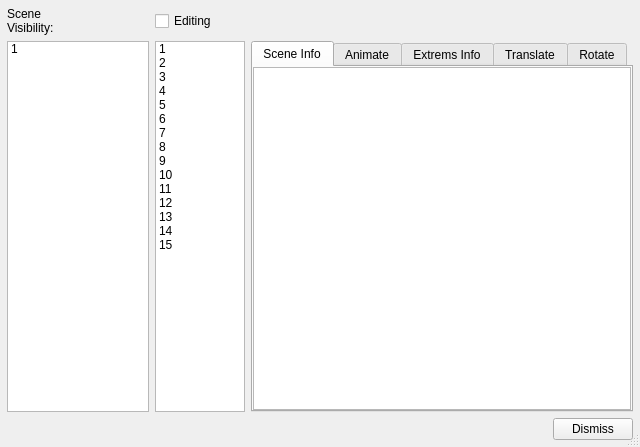
<?xml version="1.0" encoding="UTF-8"?>
<ui version="4.0">
 <class>ShowScene</class>
 <widget class="QDialog" name="ShowScene">
  <property name="geometry">
   <rect>
    <x>0</x>
    <y>0</y>
    <width>640</width>
    <height>447</height>
   </rect>
  </property>
  <property name="windowTitle">
   <string>Show and Edit Scenes</string>
  </property>
  <property name="sizeGripEnabled">
   <bool>true</bool>
  </property>
  <layout class="QGridLayout">
   <property name="leftMargin">
    <number>7</number>
   </property>
   <property name="topMargin">
    <number>7</number>
   </property>
   <property name="rightMargin">
    <number>7</number>
   </property>
   <property name="bottomMargin">
    <number>7</number>
   </property>
   <item row="0" column="0">
    <widget class="QLabel" name="TextLabel1">
     <property name="text">
      <string>Scene
Visibility:</string>
     </property>
     <property name="wordWrap">
      <bool>false</bool>
     </property>
    </widget>
   </item>
   <item row="0" column="1">
    <widget class="QCheckBox" name="editingCheckBox">
     <property name="text">
      <string>Editing</string>
     </property>
     <property name="shortcut">
      <string>Ctrl+E</string>
     </property>
    </widget>
   </item>
   <item row="2" column="0">
    <widget class="QListWidget" name="visibleList">
     <property name="sizePolicy">
      <sizepolicy hsizetype="Minimum" vsizetype="Expanding">
       <horstretch>0</horstretch>
       <verstretch>0</verstretch>
      </sizepolicy>
     </property>
     <property name="minimumSize">
      <size>
       <width>90</width>
       <height>0</height>
      </size>
     </property>
     <property name="selectionMode">
      <enum>QAbstractItemView::MultiSelection</enum>
     </property>
     <item>
      <property name="text">
       <string>1</string>
      </property>
     </item>
    </widget>
   </item>
   <item row="2" column="1">
    <widget class="QListWidget" name="editingList">
     <property name="sizePolicy">
      <sizepolicy hsizetype="Fixed" vsizetype="Expanding">
       <horstretch>0</horstretch>
       <verstretch>0</verstretch>
      </sizepolicy>
     </property>
     <property name="minimumSize">
      <size>
       <width>90</width>
       <height>0</height>
      </size>
     </property>
     <property name="maximumSize">
      <size>
       <width>109</width>
       <height>32767</height>
      </size>
     </property>
     <property name="mouseTracking">
      <bool>true</bool>
     </property>
     <property name="selectionMode">
      <enum>QAbstractItemView::MultiSelection</enum>
     </property>
     <item>
      <property name="text">
       <string>1</string>
      </property>
     </item>
     <item>
      <property name="text">
       <string>2</string>
      </property>
     </item>
     <item>
      <property name="text">
       <string>3</string>
      </property>
     </item>
     <item>
      <property name="text">
       <string>4</string>
      </property>
     </item>
     <item>
      <property name="text">
       <string>5</string>
      </property>
     </item>
     <item>
      <property name="text">
       <string>6</string>
      </property>
     </item>
     <item>
      <property name="text">
       <string>7</string>
      </property>
     </item>
     <item>
      <property name="text">
       <string>8</string>
      </property>
     </item>
     <item>
      <property name="text">
       <string>9</string>
      </property>
     </item>
     <item>
      <property name="text">
       <string>10</string>
      </property>
     </item>
     <item>
      <property name="text">
       <string>11</string>
      </property>
     </item>
     <item>
      <property name="text">
       <string>12</string>
      </property>
     </item>
     <item>
      <property name="text">
       <string>13</string>
      </property>
     </item>
     <item>
      <property name="text">
       <string>14</string>
      </property>
     </item>
     <item>
      <property name="text">
       <string>15</string>
      </property>
     </item>
    </widget>
   </item>
   <item row="2" column="2" colspan="2">
    <widget class="QTabWidget" name="sceneTabWidget">
     <property name="currentIndex">
      <number>0</number>
     </property>
     <widget class="QWidget" name="sceneInfoTab">
      <attribute name="title">
       <string>Scene Info</string>
      </attribute>
      <layout class="QGridLayout">
       <property name="leftMargin">
        <number>0</number>
       </property>
       <property name="topMargin">
        <number>0</number>
       </property>
       <property name="rightMargin">
        <number>0</number>
       </property>
       <property name="bottomMargin">
        <number>0</number>
       </property>
       <item row="0" column="0">
        <widget class="QListWidget" name="sceneInfoText">
         <property name="mouseTracking">
          <bool>true</bool>
         </property>
        </widget>
       </item>
      </layout>
     </widget>
     <widget class="QWidget" name="animateTab">
      <attribute name="title">
       <string>Animate</string>
      </attribute>
      <widget class="QLabel" name="sclabelend">
       <property name="geometry">
        <rect>
         <x>180</x>
         <y>34</y>
         <width>85</width>
         <height>20</height>
        </rect>
       </property>
       <property name="text">
        <string>Ending scene #:</string>
       </property>
       <property name="wordWrap">
        <bool>false</bool>
       </property>
      </widget>
      <widget class="QLabel" name="scstartlabel">
       <property name="geometry">
        <rect>
         <x>11</x>
         <y>34</y>
         <width>90</width>
         <height>20</height>
        </rect>
       </property>
       <property name="text">
        <string>Starting scene #:</string>
       </property>
       <property name="wordWrap">
        <bool>false</bool>
       </property>
      </widget>
      <widget class="QToolButton" name="forwardPlay">
       <property name="geometry">
        <rect>
         <x>130</x>
         <y>10</y>
         <width>23</width>
         <height>17</height>
        </rect>
       </property>
       <property name="text">
        <string>-&gt;</string>
       </property>
       <property name="checkable">
        <bool>true</bool>
       </property>
      </widget>
      <widget class="QToolButton" name="reversePlay">
       <property name="geometry">
        <rect>
         <x>11</x>
         <y>10</y>
         <width>23</width>
         <height>17</height>
        </rect>
       </property>
       <property name="text">
        <string>&lt;-</string>
       </property>
       <property name="checkable">
        <bool>true</bool>
       </property>
      </widget>
      <widget class="QCheckBox" name="scloopCheckBox">
       <property name="geometry">
        <rect>
         <x>160</x>
         <y>10</y>
         <width>60</width>
         <height>17</height>
        </rect>
       </property>
       <property name="text">
        <string>Loop</string>
       </property>
      </widget>
      <widget class="QToolButton" name="stopPlay">
       <property name="geometry">
        <rect>
         <x>70</x>
         <y>10</y>
         <width>23</width>
         <height>17</height>
        </rect>
       </property>
       <property name="text">
        <string>◻</string>
       </property>
      </widget>
      <widget class="QLineEdit" name="scendLineEdit">
       <property name="enabled">
        <bool>false</bool>
       </property>
       <property name="geometry">
        <rect>
         <x>265</x>
         <y>34</y>
         <width>70</width>
         <height>20</height>
        </rect>
       </property>
      </widget>
      <widget class="QLineEdit" name="scstartLineEdit">
       <property name="enabled">
        <bool>false</bool>
       </property>
       <property name="geometry">
        <rect>
         <x>105</x>
         <y>34</y>
         <width>70</width>
         <height>20</height>
        </rect>
       </property>
      </widget>
      <widget class="QLabel" name="textLabel1">
       <property name="geometry">
        <rect>
         <x>11</x>
         <y>60</y>
         <width>82</width>
         <height>20</height>
        </rect>
       </property>
       <property name="text">
        <string>Delay (ms)</string>
       </property>
       <property name="wordWrap">
        <bool>false</bool>
       </property>
      </widget>
      <widget class="QSpinBox" name="delaySpinBox">
       <property name="geometry">
        <rect>
         <x>99</x>
         <y>60</y>
         <width>53</width>
         <height>20</height>
        </rect>
       </property>
       <property name="minimum">
        <number>30</number>
       </property>
       <property name="maximum">
        <number>1000</number>
       </property>
       <property name="value">
        <number>100</number>
       </property>
      </widget>
      <widget class="QToolButton" name="reverseStep">
       <property name="geometry">
        <rect>
         <x>40</x>
         <y>10</y>
         <width>23</width>
         <height>17</height>
        </rect>
       </property>
       <property name="text">
        <string>|&lt;</string>
       </property>
      </widget>
      <widget class="QToolButton" name="forwardStep">
       <property name="geometry">
        <rect>
         <x>100</x>
         <y>10</y>
         <width>23</width>
         <height>17</height>
        </rect>
       </property>
       <property name="text">
        <string>&gt;|</string>
       </property>
      </widget>
      <widget class="QCheckBox" name="scexportCheck">
       <property name="geometry">
        <rect>
         <x>10</x>
         <y>90</y>
         <width>111</width>
         <height>20</height>
        </rect>
       </property>
       <property name="text">
        <string>Export Image</string>
       </property>
      </widget>
      <widget class="QGroupBox" name="exportImageSettingsGroupBox">
       <property name="enabled">
        <bool>true</bool>
       </property>
       <property name="geometry">
        <rect>
         <x>10</x>
         <y>120</y>
         <width>391</width>
         <height>98</height>
        </rect>
       </property>
       <property name="title">
        <string>Export Image Settings</string>
       </property>
       <layout class="QGridLayout" name="gridLayoutDirPath">
        <item row="0" column="0">
         <widget class="QLabel" name="label">
          <property name="text">
           <string>Directory Path:</string>
          </property>
         </widget>
        </item>
        <item row="1" column="0">
         <widget class="QLineEdit" name="imgDirectoryLineEdit"/>
        </item>
        <item row="1" column="1">
         <widget class="QToolButton" name="selectDirPathLineEdit">
          <property name="toolTip">
           <string>Select the directory where the image will be stored</string>
          </property>
          <property name="text">
           <string>Browse</string>
          </property>
         </widget>
        </item>
       </layout>
      </widget>
     </widget>
     <widget class="QWidget" name="extremsInfoTab">
      <attribute name="title">
       <string>Extrems Info</string>
      </attribute>
      <layout class="QGridLayout">
       <property name="leftMargin">
        <number>0</number>
       </property>
       <property name="topMargin">
        <number>0</number>
       </property>
       <property name="rightMargin">
        <number>0</number>
       </property>
       <property name="bottomMargin">
        <number>0</number>
       </property>
       <item row="0" column="0">
        <widget class="QListWidget" name="extremInfoText">
         <property name="mouseTracking">
          <bool>true</bool>
         </property>
         <item>
          <property name="text">
           <string>New Item</string>
          </property>
         </item>
        </widget>
       </item>
      </layout>
     </widget>
     <widget class="QWidget" name="translateTab">
      <attribute name="title">
       <string>Translate</string>
      </attribute>
      <layout class="QGridLayout">
       <property name="leftMargin">
        <number>11</number>
       </property>
       <property name="topMargin">
        <number>11</number>
       </property>
       <property name="rightMargin">
        <number>11</number>
       </property>
       <property name="bottomMargin">
        <number>11</number>
       </property>
       <item row="0" column="2" rowspan="6">
        <widget class="QGroupBox" name="ExtremsGroupBox">
         <property name="title">
          <string>Extremeties</string>
         </property>
         <layout class="QGridLayout">
          <property name="leftMargin">
           <number>11</number>
          </property>
          <property name="topMargin">
           <number>11</number>
          </property>
          <property name="rightMargin">
           <number>11</number>
          </property>
          <property name="bottomMargin">
           <number>11</number>
          </property>
          <item row="0" column="0">
           <widget class="QLabel" name="TextLabel1_2_2">
            <property name="text">
             <string>Xmin</string>
            </property>
            <property name="wordWrap">
             <bool>false</bool>
            </property>
           </widget>
          </item>
          <item row="2" column="0">
           <widget class="QLabel" name="TextLabel3_2">
            <property name="text">
             <string>Zmin</string>
            </property>
            <property name="wordWrap">
             <bool>false</bool>
            </property>
           </widget>
          </item>
          <item row="1" column="0">
           <widget class="QLabel" name="TextLabel2_2">
            <property name="text">
             <string>Ymin</string>
            </property>
            <property name="wordWrap">
             <bool>false</bool>
            </property>
           </widget>
          </item>
          <item row="0" column="1">
           <widget class="QLineEdit" name="extremXminLineEdit"/>
          </item>
          <item row="1" column="1">
           <widget class="QLineEdit" name="extremYminLineEdit"/>
          </item>
          <item row="0" column="3">
           <widget class="QLineEdit" name="extremXmaxLineEdit"/>
          </item>
          <item row="2" column="3">
           <widget class="QLineEdit" name="extremZmaxLineEdit"/>
          </item>
          <item row="0" column="2">
           <widget class="QLabel" name="TextLabel1_2_2_2">
            <property name="text">
             <string>Xmax</string>
            </property>
            <property name="wordWrap">
             <bool>false</bool>
            </property>
           </widget>
          </item>
          <item row="1" column="3">
           <widget class="QLineEdit" name="extremYmaxLineEdit"/>
          </item>
          <item row="1" column="2">
           <widget class="QLabel" name="TextLabel2_2_2">
            <property name="text">
             <string>Ymax</string>
            </property>
            <property name="wordWrap">
             <bool>false</bool>
            </property>
           </widget>
          </item>
          <item row="2" column="2">
           <widget class="QLabel" name="TextLabel3_2_2">
            <property name="text">
             <string>Zmax</string>
            </property>
            <property name="wordWrap">
             <bool>false</bool>
            </property>
           </widget>
          </item>
          <item row="2" column="1">
           <widget class="QLineEdit" name="extremZminLineEdit"/>
          </item>
         </layout>
        </widget>
       </item>
       <item row="6" column="2" rowspan="4">
        <widget class="QGroupBox" name="tileGroupBox">
         <property name="title">
          <string>Tile</string>
         </property>
         <layout class="QGridLayout">
          <property name="leftMargin">
           <number>11</number>
          </property>
          <property name="topMargin">
           <number>11</number>
          </property>
          <property name="rightMargin">
           <number>11</number>
          </property>
          <property name="bottomMargin">
           <number>11</number>
          </property>
          <item row="1" column="1">
           <widget class="QSpinBox" name="tileYCountSpinBox">
            <property name="minimum">
             <number>1</number>
            </property>
            <property name="value">
             <number>1</number>
            </property>
           </widget>
          </item>
          <item row="0" column="0">
           <widget class="QLabel" name="TextLabel1_3">
            <property name="text">
             <string>X</string>
            </property>
            <property name="wordWrap">
             <bool>false</bool>
            </property>
           </widget>
          </item>
          <item row="1" column="0">
           <widget class="QLabel" name="TextLabel2_3">
            <property name="text">
             <string>Y</string>
            </property>
            <property name="wordWrap">
             <bool>false</bool>
            </property>
           </widget>
          </item>
          <item row="2" column="0">
           <widget class="QLabel" name="TextLabel3_3">
            <property name="text">
             <string>Z</string>
            </property>
            <property name="wordWrap">
             <bool>false</bool>
            </property>
           </widget>
          </item>
          <item row="2" column="1">
           <widget class="QSpinBox" name="tileZCountSpinBox">
            <property name="minimum">
             <number>1</number>
            </property>
            <property name="value">
             <number>1</number>
            </property>
           </widget>
          </item>
          <item row="0" column="1">
           <widget class="QSpinBox" name="tileXCountSpinBox">
            <property name="minimum">
             <number>1</number>
            </property>
            <property name="value">
             <number>1</number>
            </property>
           </widget>
          </item>
          <item row="0" column="2">
           <widget class="QLineEdit" name="tileXoffsetLineEdit">
            <property name="toolTip">
             <string>enter tile offset here</string>
            </property>
            <property name="text">
             <string>default_offset</string>
            </property>
           </widget>
          </item>
          <item row="1" column="2">
           <widget class="QLineEdit" name="tileYoffsetLineEdit">
            <property name="toolTip">
             <string>enter tile offset here</string>
            </property>
            <property name="text">
             <string>default_offset</string>
            </property>
           </widget>
          </item>
          <item row="2" column="2">
           <widget class="QLineEdit" name="tileZoffsetLineEdit">
            <property name="toolTip">
             <string>enter tile offset here</string>
            </property>
            <property name="text">
             <string>default_offset</string>
            </property>
           </widget>
          </item>
         </layout>
        </widget>
       </item>
       <item row="10" column="2">
        <spacer name="Spacer5_2_2">
         <property name="orientation">
          <enum>Qt::Vertical</enum>
         </property>
         <property name="sizeType">
          <enum>QSizePolicy::Expanding</enum>
         </property>
         <property name="sizeHint" stdset="0">
          <size>
           <width>0</width>
           <height>20</height>
          </size>
         </property>
        </spacer>
       </item>
       <item row="8" column="3">
        <spacer name="Spacer8">
         <property name="orientation">
          <enum>Qt::Horizontal</enum>
         </property>
         <property name="sizeType">
          <enum>QSizePolicy::Expanding</enum>
         </property>
         <property name="sizeHint" stdset="0">
          <size>
           <width>20</width>
           <height>0</height>
          </size>
         </property>
        </spacer>
       </item>
       <item row="2" column="3">
        <spacer name="Spacer8_2">
         <property name="orientation">
          <enum>Qt::Horizontal</enum>
         </property>
         <property name="sizeType">
          <enum>QSizePolicy::Expanding</enum>
         </property>
         <property name="sizeHint" stdset="0">
          <size>
           <width>20</width>
           <height>0</height>
          </size>
         </property>
        </spacer>
       </item>
       <item row="0" column="0" colspan="2">
        <widget class="QLabel" name="sceneLabel">
         <property name="text">
          <string>Translate</string>
         </property>
         <property name="wordWrap">
          <bool>false</bool>
         </property>
        </widget>
       </item>
       <item row="3" column="0">
        <widget class="QLabel" name="TextLabel3">
         <property name="text">
          <string>Z</string>
         </property>
         <property name="wordWrap">
          <bool>false</bool>
         </property>
        </widget>
       </item>
       <item row="1" column="1">
        <widget class="QLineEdit" name="translateXLineEdit"/>
       </item>
       <item row="2" column="1">
        <widget class="QLineEdit" name="translateYLineEdit"/>
       </item>
       <item row="1" column="0">
        <widget class="QLabel" name="TextLabel1_2">
         <property name="text">
          <string>X</string>
         </property>
         <property name="wordWrap">
          <bool>false</bool>
         </property>
        </widget>
       </item>
       <item row="8" column="0" colspan="2">
        <widget class="QPushButton" name="applyTranslateButton">
         <property name="text">
          <string>Apply</string>
         </property>
        </widget>
       </item>
       <item row="4" column="0" colspan="2">
        <widget class="QCheckBox" name="xMirrorCheck">
         <property name="toolTip">
          <string>Click to mirror selected scenes on X axis</string>
         </property>
         <property name="text">
          <string>Mirror X</string>
         </property>
        </widget>
       </item>
       <item row="3" column="1">
        <widget class="QLineEdit" name="translateZLineEdit"/>
       </item>
       <item row="7" column="0" colspan="2">
        <widget class="QCheckBox" name="zMirrorCheck">
         <property name="toolTip">
          <string>Click to mirror selected scenes on Z axis</string>
         </property>
         <property name="text">
          <string>Mirror Z</string>
         </property>
        </widget>
       </item>
       <item row="2" column="0">
        <widget class="QLabel" name="TextLabel2">
         <property name="text">
          <string>Y</string>
         </property>
         <property name="wordWrap">
          <bool>false</bool>
         </property>
        </widget>
       </item>
       <item row="5" column="0" rowspan="2" colspan="2">
        <widget class="QCheckBox" name="yMirrorCheck">
         <property name="toolTip">
          <string>Click to mirror selected scenes on Y axis</string>
         </property>
         <property name="text">
          <string>Mirror Y</string>
         </property>
        </widget>
       </item>
       <item row="9" column="1" rowspan="2">
        <spacer name="Spacer5_2">
         <property name="orientation">
          <enum>Qt::Vertical</enum>
         </property>
         <property name="sizeType">
          <enum>QSizePolicy::Expanding</enum>
         </property>
         <property name="sizeHint" stdset="0">
          <size>
           <width>0</width>
           <height>20</height>
          </size>
         </property>
        </spacer>
       </item>
      </layout>
     </widget>
     <widget class="QWidget" name="rotateTab">
      <attribute name="title">
       <string>Rotate</string>
      </attribute>
      <widget class="QLabel" name="TextLabel3_4">
       <property name="geometry">
        <rect>
         <x>10</x>
         <y>40</y>
         <width>11</width>
         <height>14</height>
        </rect>
       </property>
       <property name="text">
        <string>y</string>
       </property>
       <property name="wordWrap">
        <bool>false</bool>
       </property>
      </widget>
      <widget class="QLabel" name="TextLabel4">
       <property name="geometry">
        <rect>
         <x>10</x>
         <y>70</y>
         <width>10</width>
         <height>14</height>
        </rect>
       </property>
       <property name="text">
        <string>z</string>
       </property>
       <property name="wordWrap">
        <bool>false</bool>
       </property>
      </widget>
      <widget class="QLabel" name="TextLabel2_4">
       <property name="geometry">
        <rect>
         <x>10</x>
         <y>17</y>
         <width>10</width>
         <height>14</height>
        </rect>
       </property>
       <property name="text">
        <string>x</string>
       </property>
       <property name="wordWrap">
        <bool>false</bool>
       </property>
      </widget>
      <widget class="QLineEdit" name="rotateXLineEdit">
       <property name="geometry">
        <rect>
         <x>33</x>
         <y>7</y>
         <width>108</width>
         <height>22</height>
        </rect>
       </property>
      </widget>
      <widget class="QLineEdit" name="rotateYLineEdit">
       <property name="geometry">
        <rect>
         <x>33</x>
         <y>37</y>
         <width>108</width>
         <height>22</height>
        </rect>
       </property>
      </widget>
      <widget class="QLineEdit" name="rotateZLineEdit">
       <property name="geometry">
        <rect>
         <x>33</x>
         <y>67</y>
         <width>108</width>
         <height>22</height>
        </rect>
       </property>
      </widget>
      <widget class="QPushButton" name="applyRotateButton">
       <property name="geometry">
        <rect>
         <x>30</x>
         <y>100</y>
         <width>88</width>
         <height>32</height>
        </rect>
       </property>
       <property name="text">
        <string>Apply</string>
       </property>
      </widget>
     </widget>
    </widget>
   </item>
   <item row="3" column="0" colspan="3">
    <spacer name="Spacer2">
     <property name="orientation">
      <enum>Qt::Horizontal</enum>
     </property>
     <property name="sizeType">
      <enum>QSizePolicy::Expanding</enum>
     </property>
     <property name="sizeHint" stdset="0">
      <size>
       <width>459</width>
       <height>16</height>
      </size>
     </property>
    </spacer>
   </item>
   <item row="3" column="3">
    <widget class="QPushButton" name="dismissButton">
     <property name="text">
      <string>Dismiss</string>
     </property>
     <property name="shortcut">
      <string>E</string>
     </property>
    </widget>
   </item>
   <item row="0" column="2">
    <spacer name="Spacer2_2">
     <property name="orientation">
      <enum>Qt::Horizontal</enum>
     </property>
     <property name="sizeType">
      <enum>QSizePolicy::Expanding</enum>
     </property>
     <property name="sizeHint" stdset="0">
      <size>
       <width>257</width>
       <height>16</height>
      </size>
     </property>
    </spacer>
   </item>
  </layout>
 </widget>
 <layoutdefault spacing="6" margin="11"/>
 <pixmapfunction>qPixmapFromMimeSource</pixmapfunction>
 <tabstops>
  <tabstop>editingCheckBox</tabstop>
  <tabstop>sceneTabWidget</tabstop>
  <tabstop>translateXLineEdit</tabstop>
  <tabstop>translateYLineEdit</tabstop>
  <tabstop>translateZLineEdit</tabstop>
  <tabstop>xMirrorCheck</tabstop>
  <tabstop>yMirrorCheck</tabstop>
  <tabstop>zMirrorCheck</tabstop>
  <tabstop>applyTranslateButton</tabstop>
  <tabstop>dismissButton</tabstop>
 </tabstops>
 <resources/>
 <connections>
  <connection>
   <sender>scexportCheck</sender>
   <signal>clicked(bool)</signal>
   <receiver>exportImageSettingsGroupBox</receiver>
   <slot>setVisible(bool)</slot>
   <hints>
    <hint type="sourcelabel">
     <x>287</x>
     <y>176</y>
    </hint>
    <hint type="destinationlabel">
     <x>300</x>
     <y>222</y>
    </hint>
   </hints>
  </connection>
  <connection>
   <sender>selectDirPathLineEdit</sender>
   <signal>clicked()</signal>
   <receiver>ShowScene</receiver>
   <slot>setDirectoryPath()</slot>
   <hints>
    <hint type="sourcelabel">
     <x>424</x>
     <y>267</y>
    </hint>
    <hint type="destinationlabel">
     <x>421</x>
     <y>414</y>
    </hint>
   </hints>
  </connection>
 </connections>
 <slots>
  <slot>setDirectoryPath()</slot>
 </slots>
</ui>
